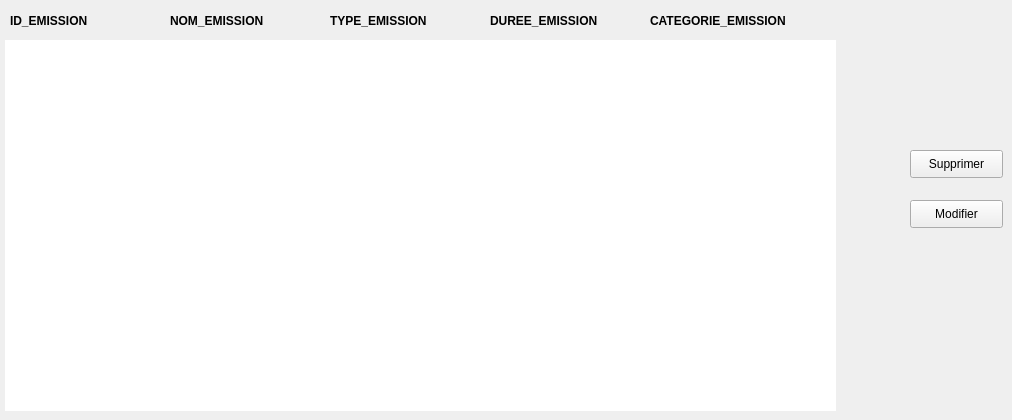
      <widget class="QWidget" name="tab_18">
       <attribute name="title">
        <string>gestion des emissions</string>
       </attribute>
       <widget class="QLabel" name="label_20">
        <property name="geometry">
         <rect>
          <x>5</x>
          <y>40</y>
          <width>831</width>
          <height>371</height>
         </rect>
        </property>
        <property name="styleSheet">
         <string notr="true">background-color:rgb(255, 255, 255)</string>
        </property>
        <property name="text">
         <string/>
        </property>
       </widget>
       <widget class="QLabel" name="label_22">
        <property name="geometry">
         <rect>
          <x>10</x>
          <y>0</y>
          <width>111</width>
          <height>41</height>
         </rect>
        </property>
        <property name="font">
         <font>
          <weight>75</weight>
          <bold>true</bold>
         </font>
        </property>
        <property name="text">
         <string>ID_EMISSION</string>
        </property>
       </widget>
       <widget class="QLabel" name="label_23">
        <property name="geometry">
         <rect>
          <x>170</x>
          <y>0</y>
          <width>111</width>
          <height>41</height>
         </rect>
        </property>
        <property name="font">
         <font>
          <weight>75</weight>
          <bold>true</bold>
         </font>
        </property>
        <property name="text">
         <string>NOM_EMISSION</string>
        </property>
       </widget>
       <widget class="QLabel" name="label_24">
        <property name="geometry">
         <rect>
          <x>330</x>
          <y>0</y>
          <width>111</width>
          <height>41</height>
         </rect>
        </property>
        <property name="font">
         <font>
          <weight>75</weight>
          <bold>true</bold>
         </font>
        </property>
        <property name="text">
         <string>TYPE_EMISSION</string>
        </property>
       </widget>
       <widget class="QLabel" name="label_25">
        <property name="geometry">
         <rect>
          <x>490</x>
          <y>0</y>
          <width>151</width>
          <height>41</height>
         </rect>
        </property>
        <property name="font">
         <font>
          <weight>75</weight>
          <bold>true</bold>
         </font>
        </property>
        <property name="text">
         <string>DUREE_EMISSION</string>
        </property>
       </widget>
       <widget class="QLabel" name="label_26">
        <property name="geometry">
         <rect>
          <x>650</x>
          <y>0</y>
          <width>211</width>
          <height>41</height>
         </rect>
        </property>
        <property name="font">
         <font>
          <weight>75</weight>
          <bold>true</bold>
         </font>
        </property>
        <property name="text">
         <string>CATEGORIE_EMISSION</string>
        </property>
       </widget>
       <widget class="QPushButton" name="pushButton_10">
        <property name="geometry">
         <rect>
          <x>910</x>
          <y>150</y>
          <width>93</width>
          <height>28</height>
         </rect>
        </property>
        <property name="text">
         <string>Supprimer</string>
        </property>
       </widget>
       <widget class="QPushButton" name="pushButton_11">
        <property name="geometry">
         <rect>
          <x>910</x>
          <y>200</y>
          <width>93</width>
          <height>28</height>
         </rect>
        </property>
        <property name="text">
         <string>Modifier</string>
        </property>
       </widget>
      </widget>
